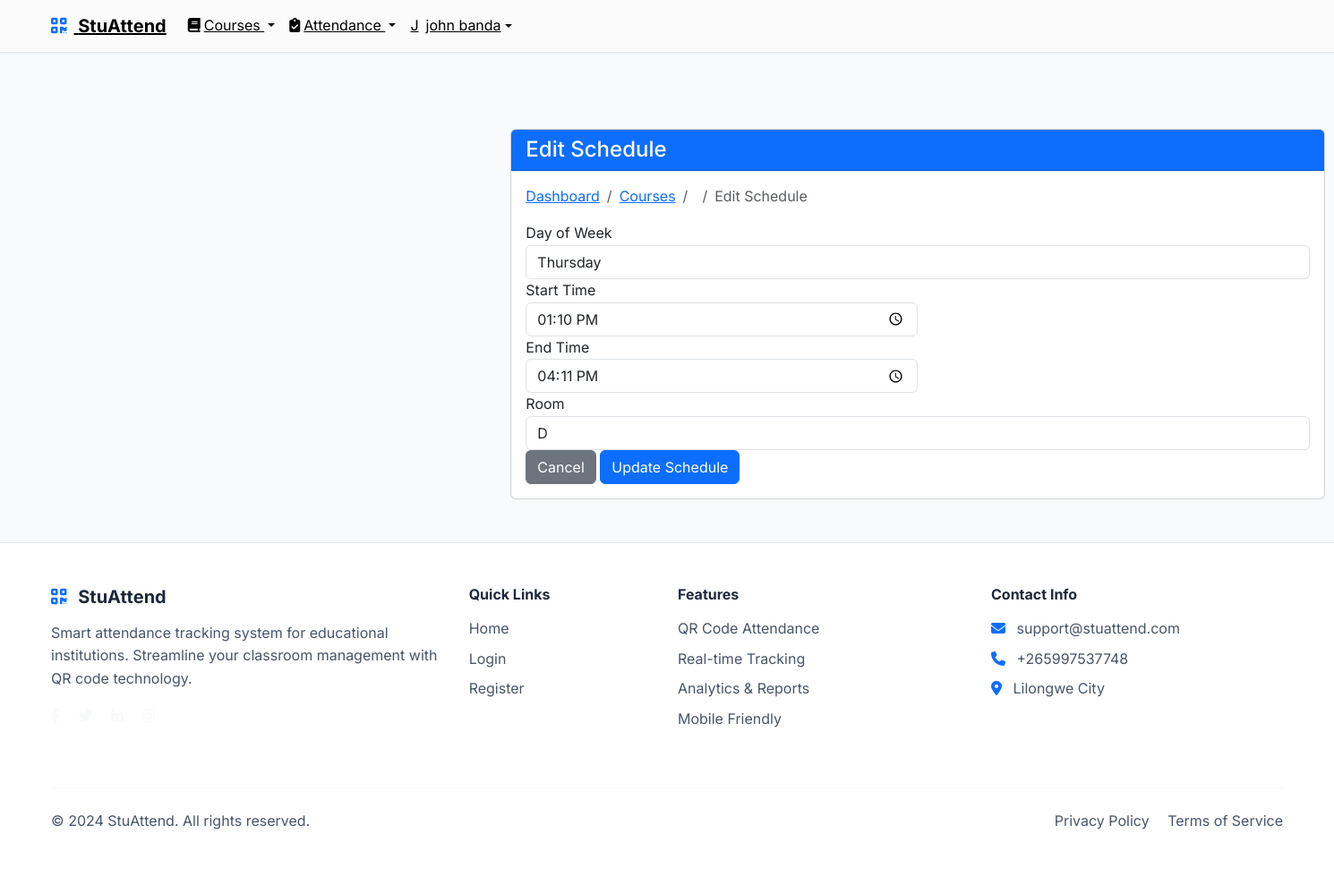
Page /courses/schedule/10/edit/ (signed in) on the committed database.
### accounts/models.py (models this page shows, shortened)
class User(AbstractUser):
    ROLE_CHOICES = [
        ('admin', 'Administrator'),
        ('lecturer', 'Lecturer'),
        ('student', 'Student'),
    ]
    role = models.CharField(max_length=10, choices=ROLE_CHOICES, default='student')
    email = models.EmailField(unique=True)
    phone = models.CharField(
        max_length=15,
        validators=[RegexValidator(r'^\+?1?\d{9,15}$')],
        blank=True,
        null=True
    )
    created_at = models.DateTimeField(auto_now_add=True)
    updated_at = models.DateTimeField(auto_now=True)
    USERNAME_FIELD = 'email'
    REQUIRED_FIELDS = ['username', 'first_name', 'last_name']

### courses/models.py (models this page shows, shortened)
class ClassSchedule(models.Model):
    DAY_CHOICES = [
        ('Monday', 'Monday'),
        ('Tuesday', 'Tuesday'),
        ('Wednesday', 'Wednesday'),
        ('Thursday', 'Thursday'),
        ('Friday', 'Friday'),
        ('Saturday', 'Saturday'),
        ('Sunday', 'Sunday'),
    ]
    course = models.ForeignKey(Course, on_delete=models.CASCADE, related_name='schedules')
    day = models.CharField(max_length=10, choices=DAY_CHOICES)
    start_time = models.TimeField()
    end_time = models.TimeField()
    room = models.CharField(max_length=20)
    class Meta:
        unique_together = ['course', 'day', 'start_time']

### courses/views.py (the view)
# urls.py: path('schedule/<int:pk>/edit/', views.schedule_edit, name='schedule_edit'),
@login_required
def schedule_edit(request, pk):
    schedule = get_object_or_404(ClassSchedule, pk=pk)
    course = schedule.course
    if request.user.role not in ['admin', 'lecturer'] or (request.user.role == 'lecturer' and course.lecturer != request.user.lecturer_profile):
        messages.error(request, 'Access denied.')
        return redirect('courses:course_detail', pk=course.pk)
    if request.method == 'POST':
        form = ClassScheduleForm(request.POST, instance=schedule)
        if form.is_valid():
            form.save()
            messages.success(request, 'Schedule updated successfully!')
            return redirect('courses:course_detail', pk=course.pk)
    else:
        form = ClassScheduleForm(instance=schedule)
    return render(request, 'courses/schedule_form.html', {'form': form, 'course': course})

### courses/forms.py
class ClassScheduleForm(forms.ModelForm):
    class Meta:
        model = ClassSchedule
        fields = ['day', 'start_time', 'end_time', 'room']
        widgets = {
            'day': forms.Select(attrs={'class': 'form-control'}),
            'start_time': forms.TimeInput(attrs={'class': 'form-control', 'type': 'time'}),
            'end_time': forms.TimeInput(attrs={'class': 'form-control', 'type': 'time'}),
            'room': forms.TextInput(attrs={'class': 'form-control'}),
        }

### templates/courses/schedule_form.html (shortened to what this page needs)
{% extends 'base/base.html' %}
{% load static %}
{% block content %}
<div class="container mt-5">
    <div class="row">
        <div class="col-md-8 offset-md-2">
            <div class="card">
                <div class="card-header bg-primary text-white">
                    <h4 class="mb-0">
                        {% if form.instance.pk %}Edit Schedule{% else %}Add Class Schedule{% endif %}
                    </h4>
                </div>
                <div class="card-body">
                    <nav aria-label="breadcrumb">
                        <ol class="breadcrumb">
                            <li class="breadcrumb-item"><a href="{% url 'dashboard:home' %}">Dashboard</a></li>
                            <li class="breadcrumb-item"><a href="{% url 'courses:course_list' %}">Courses</a></li>
                            <li class="breadcrumb-item"><a href="{% url 'courses:course_detail' course.pk %}">{{ course.course_name }}</a></li>
                            <li class="breadcrumb-item active">{% if form.instance.pk %}Edit Schedule{% else %}Add Schedule{% endif %}</li>
                        </ol>
                    </nav>
                    <form method="post">
                        <div class="form-group">
                            <label for="{{ form.day.id_for_label }}">Day of Week</label>
                            {{ form.day }}
                        </div>
                        <div class="form-row">
                            <div class="form-group col-md-6">
                                <label for="{{ form.start_time.id_for_label }}">Start Time</label>
                                {{ form.start_time }}
                            </div>
                            <div class="form-group col-md-6">
                                <label for="{{ form.end_time.id_for_label }}">End Time</label>
                                {{ form.end_time }}
                            </div>
                        </div>
                        <div class="form-group">
                            <label for="{{ form.room.id_for_label }}">Room</label>
                            {{ form.room }}
                        </div>
                        <div class="form-group text-right">
                            <a href="{% url 'courses:course_detail' course.pk %}" class="btn btn-secondary">Cancel</a>
                            <button type="submit" class="btn btn-primary">
                                {% if form.instance.pk %}Update Schedule{% else %}Add Schedule{% endif %}
                            </button>
                        </div>
                    </form>
                </div>
            </div>
        </div>
    </div>
</div>
{% endblock %}

### templates/base/base.html (shortened to what this page needs)
<!DOCTYPE html>
<html lang="en">
{% load static %}
<head>
    <link href="https://cdn.jsdelivr.net/npm/bootstrap@5.3.0/dist/css/bootstrap.min.css" rel="stylesheet">
    <link rel="stylesheet" href="https://cdn.jsdelivr.net/npm/bootstrap-icons@1.10.0/font/bootstrap-icons.css">
    <link rel="stylesheet" href="https://cdnjs.cloudflare.com/ajax/libs/font-awesome/6.4.0/css/all.min.css">
    <link rel="stylesheet" href="{% static 'css/modern-styles.css' %}">
    <link rel="stylesheet" href="{% static 'css/styles.css' %}">
</head>
<body>
    <nav class="navbar navbar-expand-lg navbar-modern fixed-top" id="mainNavbar">
        <div class="container">
            <a class="navbar-brand fw-bold" href="/">
                <i class="fas fa-qrcode text-primary me-2"></i>
                StuAttend
            </a>
            <div class="collapse navbar-collapse" id="navbarNav">
                <ul class="navbar-nav">
                    {% if user.is_authenticated %}
                        <li class="nav-item dropdown">
                            <a class="nav-link dropdown-toggle {% if 'courses' in request.path %}active{% endif %}" href="#" id="coursesDropdown" role="button" data-bs-toggle="dropdown" aria-expanded="false">
                                <i class="fas fa-book me-1"></i>Courses
                            </a>
                        </li>
                        <li class="nav-item dropdown">
                            <a class="nav-link dropdown-toggle {% if 'attendance' in request.path %}active{% endif %}" href="#" id="attendanceDropdown" role="button" data-bs-toggle="dropdown" aria-expanded="false">
                                <i class="fas fa-clipboard-check me-1"></i>Attendance
                            </a>
                        </li>
                        <li class="nav-item dropdown">
                            <a class="nav-link dropdown-toggle d-flex align-items-center" href="#" id="navbarDropdown" role="button" data-bs-toggle="dropdown">
                                <div class="avatar-circle me-2">
                                    {{ user.get_full_name|default:user.username|first|upper }}
                                </div>
                                {{ user.get_full_name|default:user.username }}
                            </a>
                        </li>
                    {% endif %}
                </ul>
            </div>
        </div>
    </nav>
    <main class="{% if not request.path == '/' %}main-content container-fluid mt-5 pt-5{% endif %}">
        {% block content %}{% endblock %}
    </main>
    <footer class="footer-modern py-5 mt-5">
        <div class="container">
            <div class="row">
                <div class="col-lg-4 mb-4">
                    <h5 class="fw-bold mb-3">
                        <i class="fas fa-qrcode text-primary me-2"></i>
                        StuAttend
                    </h5>
                    <p class="text-light-emphasis">
                        Smart attendance tracking system for educational institutions.
                        Streamline your classroom management with QR code technology.
                    </p>
                    <div class="social-links">
                        <a href="#" class="text-light me-3"><i class="fab fa-facebook-f"></i></a>
                        <a href="#" class="text-light me-3"><i class="fab fa-twitter"></i></a>
                        <a href="#" class="text-light me-3"><i class="fab fa-linkedin-in"></i></a>
                        <a href="#" class="text-light"><i class="fab fa-instagram"></i></a>
                    </div>
                </div>
                <div class="col-lg-2 mb-4">
                    <h6 class="fw-bold mb-3">Quick Links</h6>
                    <ul class="list-unstyled">
                        <li class="mb-2"><a href="/" class="text-light-emphasis text-decoration-none">Home</a></li>
                        <li class="mb-2"><a href="{% url 'accounts:login' %}" class="text-light-emphasis text-decoration-none">Login</a></li>
                        <li class="mb-2"><a href="{% url 'accounts:register' %}" class="text-light-emphasis text-decoration-none">Register</a></li>
                    </ul>
                </div>
                <div class="col-lg-3 mb-4">
                    <h6 class="fw-bold mb-3">Features</h6>
                    <ul class="list-unstyled">
                        <li class="mb-2"><a href="#" class="text-light-emphasis text-decoration-none">QR Code Attendance</a></li>
                        <li class="mb-2"><a href="#" class="text-light-emphasis text-decoration-none">Real-time Tracking</a></li>
                        <li class="mb-2"><a href="#" class="text-light-emphasis text-decoration-none">Analytics & Reports</a></li>
                        <li class="mb-2"><a href="#" class="text-light-emphasis text-decoration-none">Mobile Friendly</a></li>
                    </ul>
                </div>
                <div class="col-lg-3 mb-4">
                    <h6 class="fw-bold mb-3">Contact Info</h6>
                    <ul class="list-unstyled">
                        <li class="mb-2">
                            <i class="fas fa-envelope text-primary me-2"></i>
                            <span class="text-light-emphasis">support@stuattend.com</span>
                        </li>
                        <li class="mb-2">
                            <i class="fas fa-phone text-primary me-2"></i>
                            <span class="text-light-emphasis">+265997537748</span>
                        </li>
                        <li class="mb-2">
                            <i class="fas fa-map-marker-alt text-primary me-2"></i>
                            <span class="text-light-emphasis">Lilongwe City</span>
                        </li>
                    </ul>
                </div>
            </div>
            <hr class="my-4">
            <div class="row align-items-center">
                <div class="col-md-6">
                    <p class="text-light-emphasis mb-0">&copy; 2024 StuAttend. All rights reserved.</p>
                </div>
                <div class="col-md-6 text-md-end">
                    <a href="#" class="text-light-emphasis text-decoration-none me-3">Privacy Policy</a>
                    <a href="#" class="text-light-emphasis text-decoration-none">Terms of Service</a>
                </div>
            </div>
        </div>
    </footer>
</body>
</html>

### static/css/modern-styles.css (style rules this page uses)
:root { --primary-color: #6366f1; --primary-dark: #4f46e5; --secondary-color: #8b5cf6; --accent-color: #06b6d4; --success-color: #10b981; --warning-color: #f59e0b; --error-color: #ef4444; --dark-color: #1e293b; --light-color: #f8fafc; --gray-100: #f1f5f9; --gray-200: #e2e8f0; --gray-300: #cbd5e1; --gray-400: #94a3b8; --gray-500: #64748b; --gray-600: #475569; --gray-700: #334155; --gray-800: #1e293b; --gray-900: #0f172a; --shadow-sm: 0 1px 2px 0 rgb(0 0 0 / 0.05); --shadow-md: 0 4px 6px -1px rgb(0 0 0 / 0.1), 0 2px 4px -2px rgb(0 0 0 / 0.1); --shadow-lg: 0 10px 15px -3px rgb(0 0 0 / 0.1), 0 4px 6px -4px rgb(0 0 0 / 0.1); --shadow-xl: 0 20px 25px -5px rgb(0 0 0 / 0.1), 0 8px 10px -6px rgb(0 0 0 / 0.1); --border-radius: 0.5rem; --border-radius-lg: 0.75rem; --border-radius-xl: 1rem; }
* { margin: 0; padding: 0; box-sizing: border-box; }
body { font-family: 'Inter', -apple-system, BlinkMacSystemFont, 'Segoe UI', Roboto, sans-serif; line-height: 1.6; color: var(--gray-700); background-color: var(--light-color); }
.navbar-modern { background: #FBFBFB; backdrop-filter: blur(10px); border-bottom: 1px solid var(--gray-200); transition: all 0.3s ease; box-shadow: var(--shadow-sm); z-index: 1030; }
.navbar-modern .navbar-brand, .navbar-modern .nav-link { color: initial !important; text-decoration: underline !important; }
.footer-modern { background: white; color: var(--gray-700); border-top: 1px solid var(--gray-200); padding: 3rem 0 1rem; }
.footer-modern h5, .footer-modern h6 { color: var(--gray-800); }
.footer-modern .text-light-emphasis { color: var(--gray-600) !important; }
.footer-modern a { color: initial; text-decoration: underline; transition: none; }
.footer-modern .social-links a { color: var(--gray-600); transition: color 0.3s ease; }
.footer-modern hr { border-color: var(--gray-200); }
.main-content { transition: margin-left 0.3s ease; }
@media (min-width: 992px) { .main-content { margin-left: 280px; } }
@media (min-width: 1200px) { .container { max-width: 1400px; } }
body { transition: padding-top 0.3s ease; }

### rows in the picture
User: get_full_name|first "J", get_full_name "john banda"
ClassSchedule: day "Thursday", start_time "13:10:00", end_time "16:11:00", room "D"
